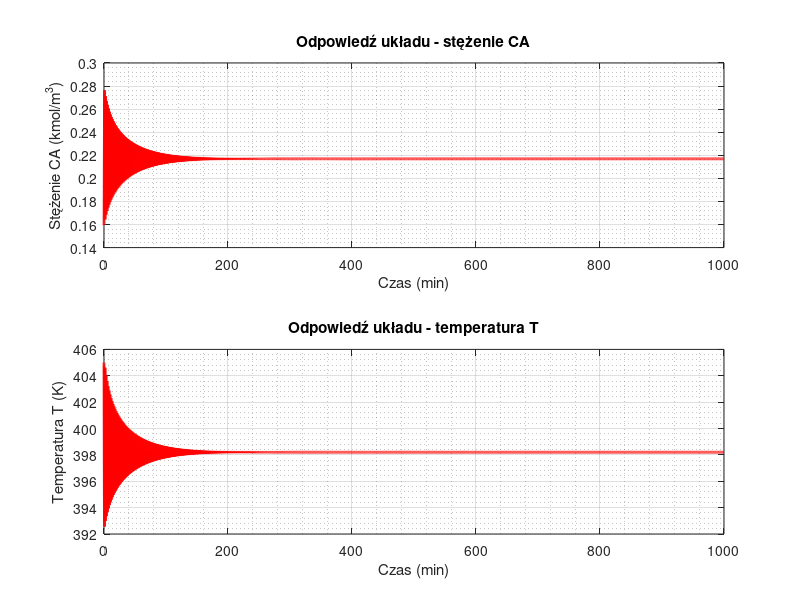

Write MATLAB code to recreate this figure.
%% findOpPoint.m
% ================================================================================
% Skrypt do znajdowania punktów równowagi objektu.


clear; clc;
format long e;

% Parameters
ro = 1e6; % g/m^3
roc = 1e6; % g/m^3
cp = 1; % cal/(g*K)
cpc = 1; % cal/(g*K)
k0 = 1e10; % 1/min
E_R = 8330.1; % 1/K
h = 130e6; % cal/kmol
a = 0.516e6; % cal/(K*m^3)
b = 0.5; % -

% Constants
% Fin = F, so V is constant
V = 1; % m^3
Fin = 1; % m^3/min
F = 1; % m^3/min

% Controlled variables: CA, T
% Manipulated variables: CAin, FC
% Disturbance variables: Tin, TCin

% Operating point - control and disturbances
CAin_p = 2.0; % kmol/m^3
FC_p = 17; % m^3/min
Tin_p = 343; % K
TCin_p = 310; % K

% CAin: 
% ---------------------------
% 2.0

% FC:
% ---------------------------
% 7
% 9
% 12
% 15
% 17
% 18

% CA:
% ---------------------------
% 3.487884655658222e-02 = 0.0348784655658222
% 5.557088024052338e-02 = 0.05557088024052338
% 9.821109463204293e-02 = 0.09821109463204293
% 1.597172021766315e-01 = 0.1597172021766315
% 2.169364570631375e-01 = 0.2169364570631375
% 1.828622864494349e+00 = 1.828622864494349

% T:
% ---------------------------
% 4.385550598263770e+02 = 438.5550598263770
% 4.278255516809578e+02 = 427.8255516809578
% 4.152091350393931e+02 = 415.2091350393931
% 4.047356680017397e+02 = 404.7356680017397
% 3.982004016808073e+02 = 398.2004016808073
% 3.280431883372068e+02 = 328.0431883372068


% Approximate values of the output at the operating point
CA_p = 0.16; % kmol/m^3
T_p = 405; % K

Tend = 1000; % min

% Nonlinear model for ode45, x = [CA; T]
f_ode = @(t, x) [
    (1/V) * (Fin*CAin_p - F*x(1) - V * k0 * exp(-E_R/x(2)) * x(1));
    (1/(V*ro*cp)) * (Fin*ro*cp*Tin_p - F*ro*cp*x(2) + V*h*k0*exp(-E_R/x(2))*x(1) - (a * FC_p^(b+1) / (FC_p + (a * FC_p^b) / (2 * roc * cpc))) * (x(2) - TCin_p))
];

% symulacja ode45
[t, x] = ode45(f_ode, [0 Tend], [CA_p; T_p], odeset('RelTol',1e-8,'AbsTol',1e-10));
% [t, x] = ode15s(f_ode, [0 Tend], [CA_p; T_p], odeset('RelTol',1e-8,'AbsTol',1e-10));

fprintf("Punkt pracy (CA_p, T_p):\n");
disp(x(end,:));

figure;

subplot(2,1,1);
plot(t, x(:,1), 'r-', 'LineWidth', 2);
xlabel('Czas (min)'); ylabel('Stężenie CA (kmol/m^3)');
title('Odpowiedź układu - stężenie CA');
grid on; grid minor;

subplot(2,1,2);
plot(t, x(:,2), 'r-', 'LineWidth', 2);
xlabel('Czas (min)'); ylabel('Temperatura T (K)');
title('Odpowiedź układu - temperatura T');
grid on; grid minor;
